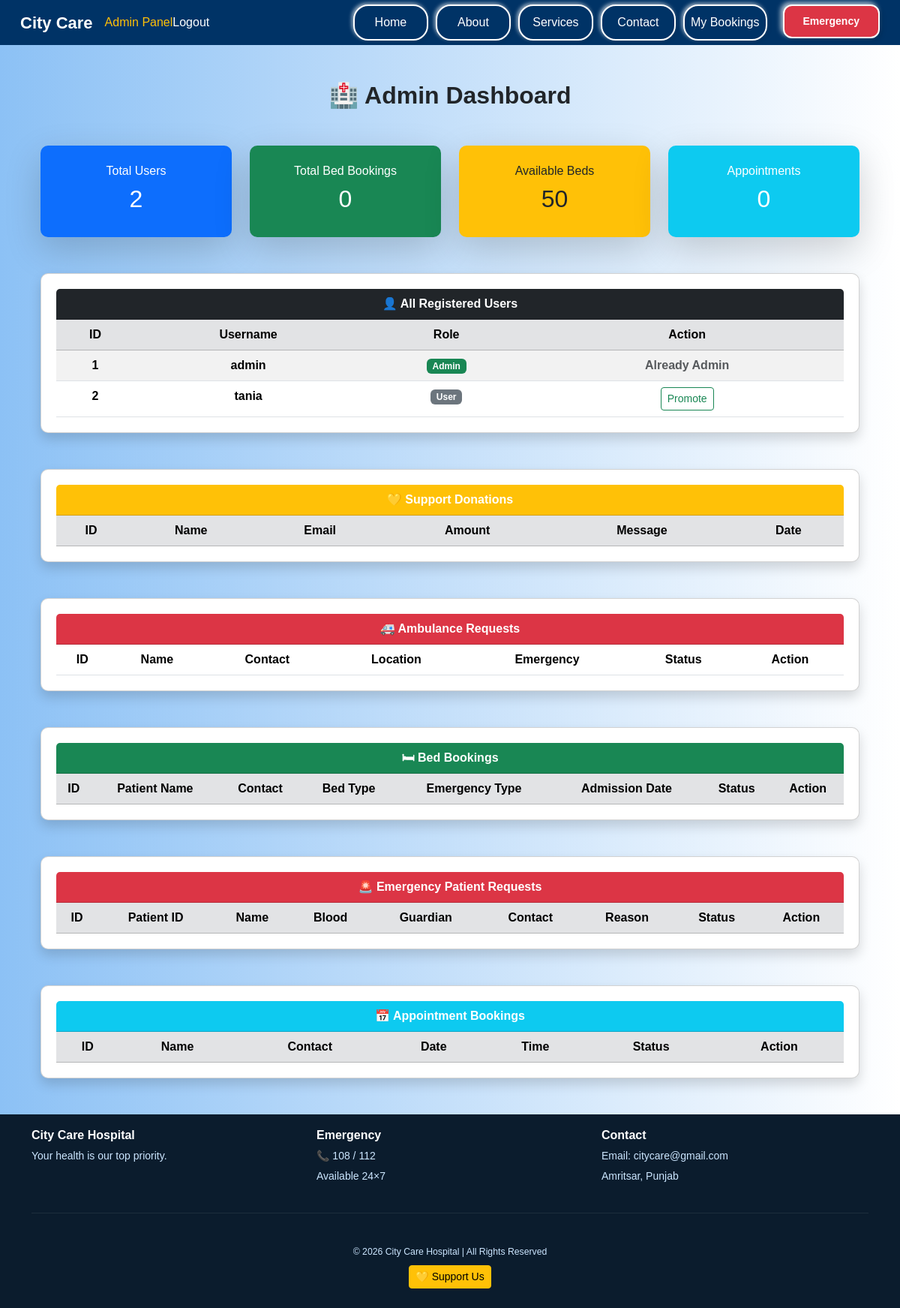
The page /admin (signed in) on the database its author committed.
### main.py (models this page shows)
class User(db.Model):
    id = db.Column(db.Integer, primary_key=True)
    username = db.Column(db.String(100), nullable=False, unique=True)
    password = db.Column(db.String(200), nullable=False)
    role = db.Column(db.String(20), default="user")  # Default role is user

### main.py (the view)
@app.route('/admin')
@login_required
def admin_dashboard():
    if session.get("role") != "admin":
        flash("Access denied! Admins only.")
        return redirect(url_for('home'))
    TOTAL_BEDS = 50
    total_users = User.query.count()
    total_bed_bookings = BedBooking.query.count()
    total_appointments = Appointment.query.count()
    total_emergencies = EmergencyRequest.query.count()
    total_ambulances = AmbulanceRequest.query.count()
    total_support = Support.query.count()
    total_support_amount = db.session.query(db.func.sum(Support.amount)).scalar() or 0
    users = User.query.all()
    support_data = Support.query.order_by(Support.created_at.asc()).all()
    ambulance_requests = AmbulanceRequest.query.order_by(AmbulanceRequest.id.asc()).all()
    bed_bookings = BedBooking.query.order_by(BedBooking.id.asc()).all()
    occupied_beds=BedBooking.query.filter(BedBooking.status.in_(["Reserverd","Admitted"])).count()
    available_beds = TOTAL_BEDS - occupied_beds
    emergency_requests = EmergencyRequest.query.order_by(EmergencyRequest.id.desc()).all()
    appointments = Appointment.query.order_by(Appointment.id.desc()).all()
    return render_template(
        "admin_dashboard.html",
        total_users=total_users,
        total_bed_bookings=total_bed_bookings,
        available_beds=available_beds,
        total_appointments=total_appointments,
        total_emergencies=total_emergencies,
        total_ambulances=total_ambulances,
        total_support=total_support,
        total_support_amount=total_support_amount,
        users=users,
        support_data=support_data,
        ambulance_requests=ambulance_requests,
        bed_bookings=bed_bookings,
        emergency_requests=emergency_requests,
        appointments=appointments
    )

### main.py (called while the page is built)
def login_required(f):
    @wraps(f)
    def decorated_function(*args, **kwargs):
        if 'user_id' not in session:
            flash("Please log in first!", "login_error")
            return redirect(url_for('login'))
        return f(*args, **kwargs)
    return decorated_function

### templates/admin_dashboard.html (shortened to what this page needs)
{% extends "base.html" %}
{% block content %}
<div class="container mt-5">
<h2 class="text-center mb-5 fw-bold">🏥 Admin Dashboard</h2>
<div class="row g-4 mb-5 text-center">
    <div class="col-md-3">
        <div class="card shadow-lg border-0 p-4 bg-primary text-white">
            <h6>Total Users</h6>
            <h2>{{ total_users }}</h2>
        </div>
    </div>
    <div class="col-md-3">
        <div class="card shadow-lg border-0 p-4 bg-success text-white">
            <h6>Total Bed Bookings</h6>
            <h2>{{ total_bed_bookings }}</h2>
        </div>
    </div>
    <div class="col-md-3">
        <div class="card shadow-lg border-0 p-4 bg-warning text-dark">
            <h6>Available Beds</h6>
            <h2>{{ available_beds }}</h2>
        </div>
    </div>
    <div class="col-md-3">
        <div class="card shadow-lg border-0 p-4 bg-info text-white">
            <h6>Appointments</h6>
            <h2>{{ total_appointments }}</h2>
        </div>
    </div>
</div>
<div class="card shadow mb-5">
    <div class="card-header bg-dark text-white">
        👤 All Registered Users
    </div>
    <div class="card-body p-0">
        <table class="table table-striped table-hover mb-0">
            <thead class="table-secondary">
                <tr>
                    <th>ID</th>
                    <th>Username</th>
                    <th>Role</th>
                    <th>Action</th>
                </tr>
            </thead>
            <tbody>
                {% for user in users %}
                <tr>
                    <td>{{ user.id }}</td>
                    <td>{{ user.username }}</td>
                    <td>
                        {% if user.role == "admin" %}
                            <span class="badge bg-success">Admin</span>
                        {% else %}
                            <span class="badge bg-secondary">User</span>
                        {% endif %}
                    </td>
                    <td>
                        {% if user.role != "admin" %}
                            <a href="{{ url_for('promote_user', user_id=user.id) }}"
                               class="btn btn-sm btn-outline-success">
                               Promote
                            </a>
                        {% else %}
                            <span class="text-muted">Already Admin</span>
                        {% endif %}
                    </td>
                </tr>
                {% endfor %}
            </tbody>
        </table>
    </div>
</div>
<div class="card shadow mb-5">
    <div class="card-header bg-warning fw-bold">
        💛 Support Donations
    </div>
    <div class="card-body p-0">
        <table class="table table-striped table-hover mb-0">
            <thead class="table-secondary">
                <tr>
                    <th>ID</th>
                    <th>Name</th>
                    <th>Email</th>
                    <th>Amount</th>
                    <th>Message</th>
                    <th>Date</th>
                </tr>
            </thead>
        </table>
    </div>
</div>
<div class="card shadow mb-5">
    <div class="card-header bg-danger text-white fw-bold">🚑 Ambulance Requests</div>
    <div class="card-body p-0">
        <table class="table table-striped mb-0">
            <thead>
                <tr>
                    <th>ID</th>
                    <th>Name</th>
                    <th>Contact</th>
                    <th>Location</th>
                    <th>Emergency</th>
                    <th>Status</th>
                    <th>Action</th>
                </tr>
            </thead>
        </table>
    </div>
</div>
<div class="card shadow mt-5">
    <div class="card-header bg-success text-white fw-bold">
        🛏 Bed Bookings
    </div>
    <div class="card-body p-0">
        <table class="table table-striped table-hover mb-0">
            <thead class="table-secondary">
                <tr>
                    <th>ID</th>
                    <th>Patient Name</th>
                    <th>Contact</th>
                    <th>Bed Type</th>
                    <th>Emergency Type</th>
                    <th>Admission Date</th>
                    <th>Status</th>
                    <th>Action</th>
                </tr>
            </thead>
        </table>
    </div>
</div>
<div class="card shadow mt-5">
    <div class="card-header bg-danger text-white fw-bold">
        🚨 Emergency Patient Requests
    </div>
    <div class="card-body p-0">
        <table class="table table-striped table-hover mb-0">
            <thead class="table-secondary">
                <tr>
                    <th>ID</th>
                    <th>Patient ID</th>
                    <th>Name</th>
                    <th>Blood</th>
                    <th>Guardian</th>
                    <th>Contact</th>
                    <th>Reason</th>
                    <th>Status</th>
                    <th>Action</th>
                </tr>
            </thead>
        </table>
    </div>
</div>
<div class="card shadow mt-5">
    <div class="card-header bg-info text-white fw-bold">
        📅 Appointment Bookings
    </div>
    <div class="card-body p-0">
        <table class="table table-striped table-hover mb-0">
            <thead class="table-secondary">
                <tr>
                    <th>ID</th>
                    <th>Name</th>
                    <th>Contact</th>
                    <th>Date</th>
                    <th>Time</th>
                    <th>Status</th>
                    <th>Action</th>
                </tr>
            </thead>
        </table>
    </div>
</div>
</div>
{% endblock %}

### templates/base.html (shortened to what this page needs)
<!doctype html>
<html lang="en" dir="ltr">
<head>
    <link
        rel="stylesheet"
        href="https://cdn.jsdelivr.net/npm/bootstrap@5.3.3/dist/css/bootstrap.min.css"
    >
    <link rel="stylesheet" href="{{ url_for('static', filename='css/style.css') }}">
</head>
<body class="{% block class %}{% endblock %}">
<nav class="navbar navbar-expand-lg navbar-dark">
    <div class="container-fluid">
        <a class="navbar-brand fw-bold" href="{{ url_for('home') }}">
            City Care
        </a>
        {% if session.get('role')=='admin' %}
        <a class="nav-link text-warning"
           href="{{ url_for('admin_dashboard') }}">
            Admin Panel
        </a>
        {% endif %}
        {% if session.get('user_id') %}
        <a class="nav-link text-white"
           href="{{ url_for('logout') }}">Logout</a>
        {% else %}
        <a class="nav-link text-white login-btn {% if request.path == '/login' %}active{% endif %}"
           href="{{ url_for('login')}}">Login</a>
        <a class="nav-link text-white Register-btn {% if request.path == '/register' %}active{% endif %}"
           href="{{ url_for('register')}}">Register</a>
        {% endif %}
        <div class="collapse navbar-collapse" id="navbarNav">
            <ul class="navbar-nav ms-auto align-items-center">
                <li class="nav-item text-white home-btn">
                    <a class="nav-link {% if request.path == '/' %}active{% endif %}"
                       href="{{ url_for('home') }}">
                       Home
                    </a>
                </li>
                <li class="nav-item text-white about-btn">
                    <a class="nav-link {% if request.path == '/about' %}active{% endif %}"
                       href="{{ url_for('about') }}">
                       About
                    </a>
                </li>
                <li class="nav-item text-white services-btn">
                    <a class="nav-link {% if request.path == '/services' %}active{% endif %}"
                       href="{{ url_for('services') }}">
                       Services
                    </a>
                </li>
                <li class="nav-item text-white contact-btn">
                    <a class="nav-link {% if request.path == '/contact' %}active{% endif %}"
                       href="{{ url_for('contact') }}">
                       Contact
                    </a>
                </li>
                <li class="nav-item text-white">
                    <a class="nav-link {% if request.path == '/my_bookings' %}active{% endif %}"
                       href="{{ url_for('my_bookings') }}">
                       My Bookings
                    </a>
                </li>
                <li class="nav-item ms-3">
                    <a class="btn btn-danger btn-sm" href="{{ url_for('emergency') }}">
                        Emergency
                    </a>
                </li>
            </ul>
        </div>
    </div>
</nav>
<main class="container mt-4">
    <div>
        {% block content %}{% endblock %}
    </div>
</main>
<footer class="footer custom-footer mt-5">
    <div class="container">
        <div class="row text-center text-md-start">
            <div class="col-md-4 mb-3">
                <h5>City Care Hospital</h5>
                <p>Your health is our top priority.</p>
            </div>
            <div class="col-md-4 mb-3">
                <h5>Emergency</h5>
                <p>📞 108 / 112</p>
                <p>Available 24×7</p>
            </div>
            <div class="col-md-4 mb-3">
                <h5>Contact</h5>
                <p>Email: citycare@gmail.com</p>
                <p>Amritsar, Punjab</p>
            </div>
        </div>
        <hr>
    </div>
    <div class="text-white text-center p-3 mt-4">
        <p class="mb-2"><small>© 2026 City Care Hospital | All Rights Reserved</small></p>
        <a href="{{ url_for('support') }}" class="btn btn-warning btn-sm">
            💛 Support Us
        </a>
    </div>
</footer>
</body>
</html>

### static/css/style.css (style rules this page uses)
.navbar-nav .nav-link { padding: 10px 25px; border-radius: 25px; min-width: 100px; text-align: center; margin: 0 5px; color: white !important; background:#003366; transition: all 0.3s ease; box-shadow: 2px 2px 5px rgba(0,0,0,0.1),-2px -2px 5px rgba(255,255,255,0.6); border:2px solid white; }
.navbar { background:#003366; backdrop-filter: blur(8px); padding: 6px 15px; border:none; font-weight: 500; box-shadow: none; }
.navbar-brand { font-size: 22px; font-weight: bold; color: white ; }
.btn-danger { border-radius: 12px; padding: 10px 25px; font-weight: 600; box-shadow: 2px 2px 5px rgba(0,0,0,0.1), -2px -2px 5px rgba(255,255,255,0.6); border: 2px solid white; transition: all 0.3s ease; }
.btn-danger { transform: translateY(-2px); box-shadow: 3px 3px 6px rgba(0,0,0,0.12), -3px -3px 6px rgba(255,255,255,0.7); }
.custom-footer { background-color: #0b1c2d; color: #f1f1f1; padding: 18px 0 10px; }
.custom-footer h5 { font-size: 16px; font-weight: 700; margin-bottom: 8px; color:#ffffff; }
.custom-footer p { font-size: 14px; margin-bottom: 6px; color:#cce6ff; }
.custom-footer hr { border-color: rgba(255, 255, 255, 0.3); }
.custom-footer .text-center { color: #99ccff; font-size: 13px; }
body { background-color:#a0f0f0d3 ; }
body { margin: 0; padding: 0; font-family: Arial, Helvetica, sans-serif; background: linear-gradient(to right, #8cc1f5, #ffffff); }
.navbar-nav .nav-link, .login-btn, .Register-btn { padding: 10px 25px; border-radius: 20px; margin:0 5px; background: #003366; color: white!important; border: 2px solid white; box-shadow: 2px 2px 5px rgba(0,0,0,0.1), -2px -2px 5px rgba(255,255,255,0.6); transition: all 0.3s ease; }
.card { flex: 1; padding: 20px; border-radius: 10px; color: white; text-align: center; font-weight: bold; }

### rows shown on the page
User: id "1", username "admin", role "Admin"
User: id "2", username "tania", role "User"

### other values the page prints
{{ total_users }} "2"
{{ total_bed_bookings }} "0"
{{ available_beds }} "50"
{{ total_appointments }} "0"
